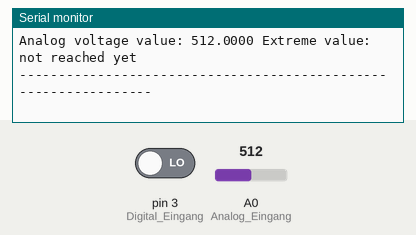
This sketch was run on a simulated Arduino Uno, built with avr-gcc and run on an emulated ATmega328P. Parts: the last lines printed to the serial monitor. The test bench sets the inputs (shaded band); at power-on: A0 (Analog_Eingang) = 512, pin 3 (Digital_Eingang) LOW.

Above: at 5.1 s.
5.2 s: A0 (Analog_Eingang) set to 105
At 6.2 s:
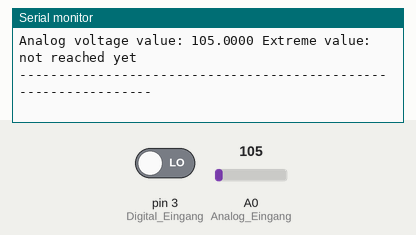
8.4 s: A0 (Analog_Eingang) set to 94
At 9.0 s:
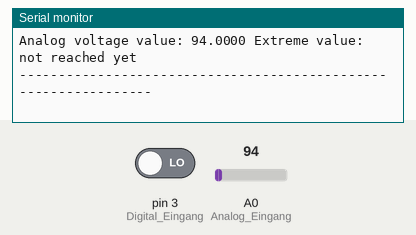
Timing chart, 0 to 11.4 s (numbered marks = the images above; inputs shaded):
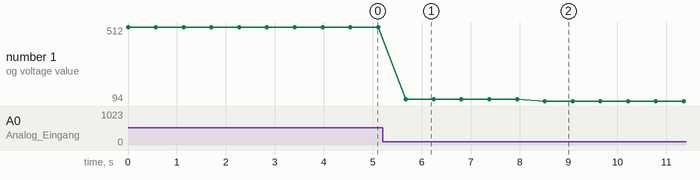

Measured:
- after the input at 5.2 s, the serial monitor: prints a new line after 0.48 s (image 1)
- after the input at 8.4 s, the serial monitor: prints a new line after 0.12 s (image 2)
- plotted number 1: 512 → 105 after the input at 5.2 s, 105 → 94 after the input at 8.4 s

The sketch:

sound_check_serial.ino
```cpp
// Declaration and initialization of the input pin
int Analog_Eingang = A0; // X-axis-signal
int Digital_Eingang = 3; // Button

void setup ()
{
  pinMode (Analog_Eingang, INPUT);
  pinMode (Digital_Eingang, INPUT);

  Serial.begin (9600); // Serial output with 9600 bps
}

// The program reads the current value of the input pins
// and outputs it via serial out
void loop ()
{
  float Analog;
  int Digital;

  // Current value will be read and converted to voltage
  Analog = analogRead (Analog_Eingang);
  Digital = digitalRead (Digital_Eingang);

  //... and outputted here
  Serial.print ("Analog voltage value: "); Serial.print (Analog, 4);
  Serial.print (" Extreme value: ");

  if(Digital==1)
  {
      Serial.println (" reached");
  }
  else
  {
      Serial.println (" not reached yet");
  }
  Serial.println ("----------------------------------------------------------------");
  delay (500);
}
```
